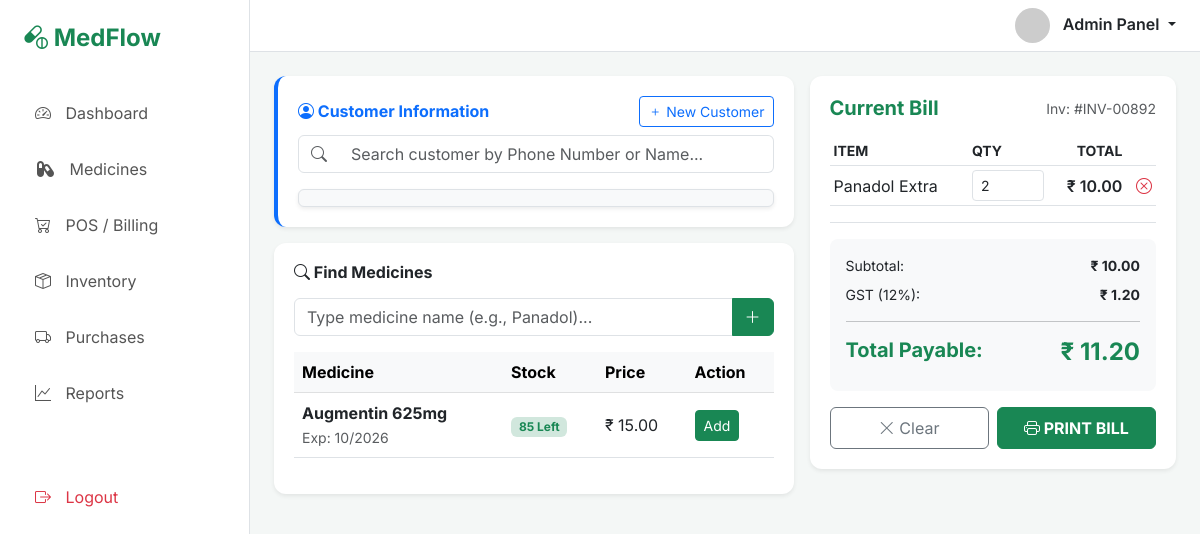
The app's page /point-of-sale/, older data.
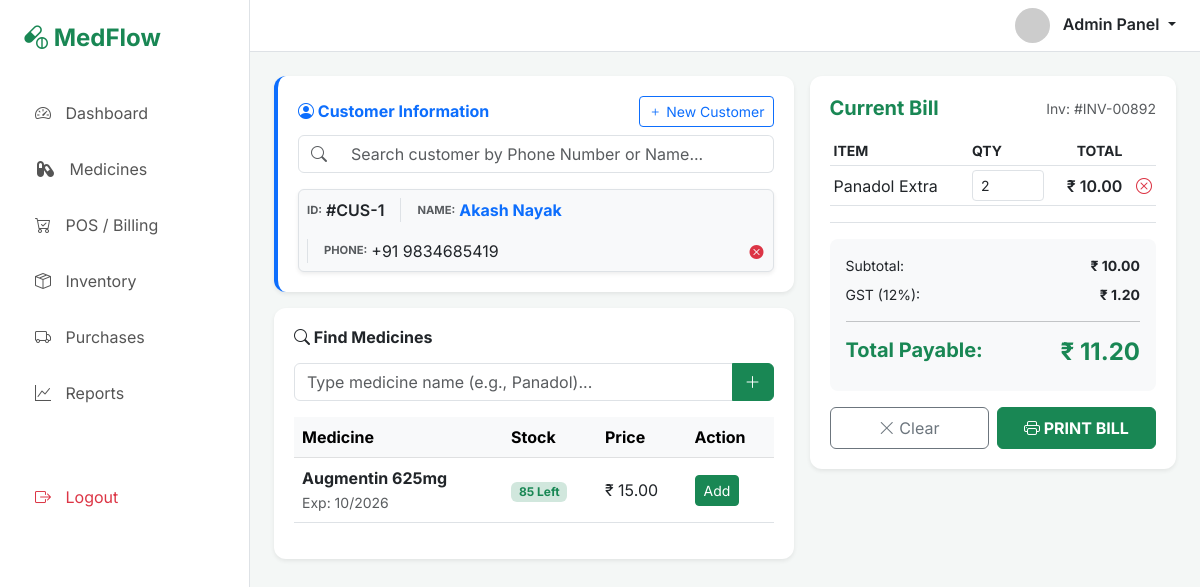
The same page, newer data.
### medflowapp/models.py (models this page shows)
class Customers(models.Model):
    customer_name = models.CharField(max_length=100)
    customer_phone = models.IntegerField()
    customer_address = models.TextField()
    created_at = models.DateTimeField(default=timezone.now())

### medflowapp/views.py (the view)
# urls.py: path('point-of-sale/', views.pos_billing, name='Point-of-Sale'),
def pos_billing(request):
    customer_details = Customers.objects.all()
    return render(request, 'medflowapp/POS_section.html', {"customer_details":customer_details})

### medflowapp/templates/medflowapp/POS_section.html (shortened to what the changed rows need)
{% extends 'layout/base.html' %}
{% block content %}
<div id="pos-module" class="module-content">
    <div class="row g-3">
        <div class="col-md-7">
            <div class="table-container mb-3 border-start border-4 border-primary">
                <div class="row">
                    <div class="col-md-12">
                        <div class="input-group">
                            <span class="input-group-text bg-white"><i class="bi bi-search text-muted"></i></span>
                            <input type="text" class="form-control border-start-0"
                                placeholder="Search customer by Phone Number or Name...">
                        </div>
                        <div id="customerDetails" class="mt-3 p-2 border rounded bg-light shadow-sm">
                            {% for customer in customer_details %}
                            <div class="d-flex flex-wrap align-items-center gap-3">
                                <div class="d-flex align-items-center">
                                    <small class="text-uppercase fw-bold text-muted me-1"
                                        style="font-size: 0.7rem;">ID:</small>
                                    <span class="fw-semibold text-dark">#CUS-{{customer.id}}</span>
                                </div>
                                <div class="d-flex align-items-center border-start ps-3">
                                    <small class="text-uppercase fw-bold text-muted me-1"
                                        style="font-size: 0.7rem;">Name:</small>
                                    <span class="fw-bold text-primary">{{customer.customer_name}}</span>
                                </div>
                                <div class="d-flex align-items-center border-start ps-3">
                                    <small class="text-uppercase fw-bold text-muted me-1"
                                        style="font-size: 0.7rem;">Phone:</small>
                                    <span class="text-dark">+91 {{customer.customer_phone}}</span>
                                </div>
                                <div class="ms-auto">
                                    <button type="button" class="btn btn-sm text-danger p-0" title="Remove Customer"
                                        onclick="remove_customer('{{customer.id}}')">
                                        <i class="bi bi-x-circle-fill"></i>
                                    </button>
                                </div>
                            </div>
                            {% endfor %}
                        </div>
                    </div>
                </div>
            </div>
            <div class="table-container">
                <div class="table-responsive">
                    <table class="table table-hover align-middle">
                        <thead class="table-light">
                            <tr>
                                <th>Medicine</th>
                                <th>Stock</th>
                                <th>Price</th>
                                <th>Action</th>
                            </tr>
                        </thead>
                    </table>
                </div>
            </div>
        </div>
        <div class="col-md-5">
            <div class="table-container sticky-top" style="top: 20px;">
                <div class="pos-cart border-bottom mb-3">
                    <table class="table table-sm align-middle">
                        <thead>
                            <tr class="small text-uppercase text-muted">
                                <th>Item</th>
                                <th width="80">Qty</th>
                                <th class="text-end">Total</th>
                                <th></th>
                            </tr>
                        </thead>
                    </table>
                </div>
            </div>
        </div>
    </div>
</div>
{% endblock %}

Row changes from the older to the newer data that the page shows:
added Customers: id "1", customer_name "Akash Nayak", customer_phone "9834685419"
